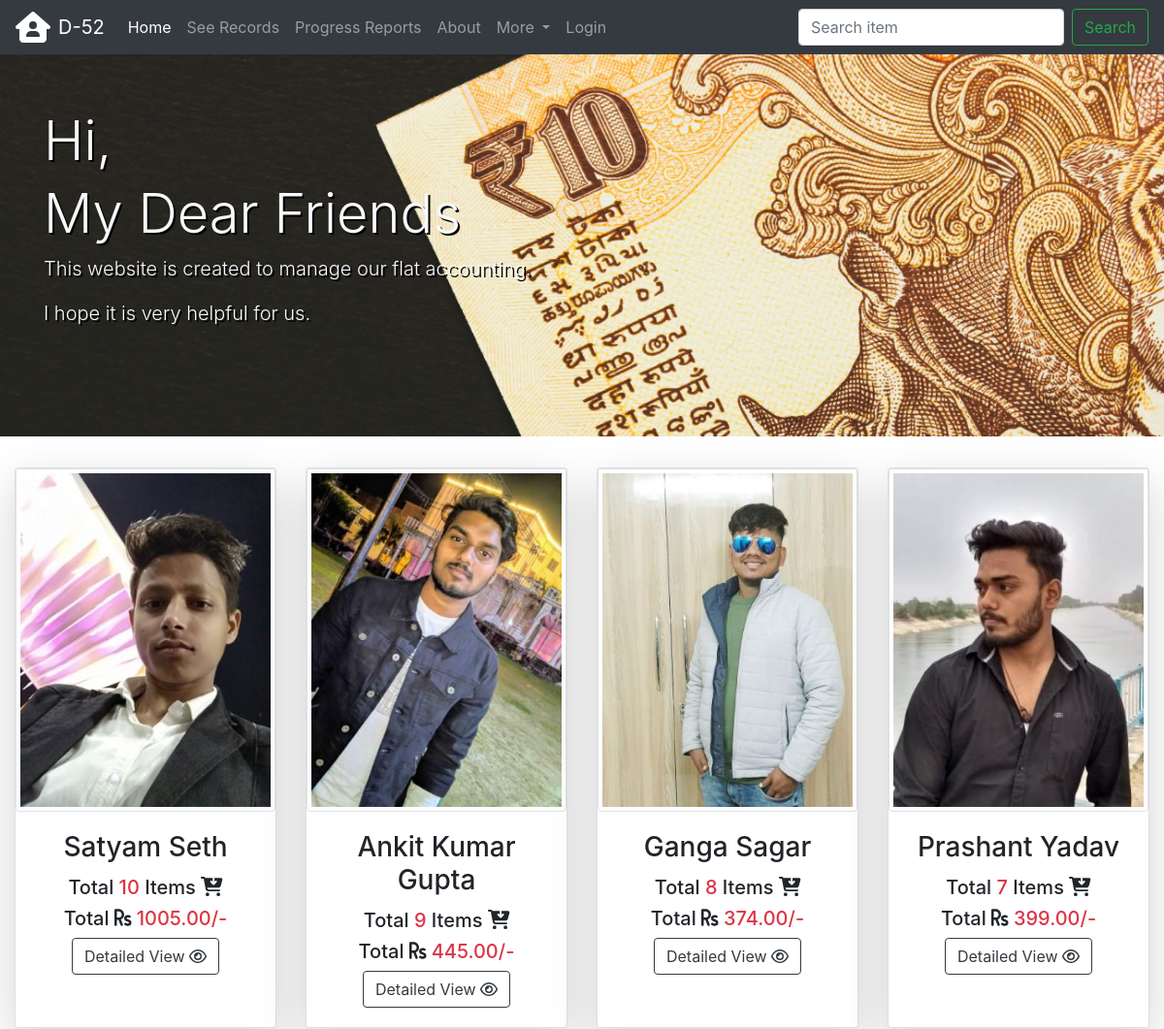
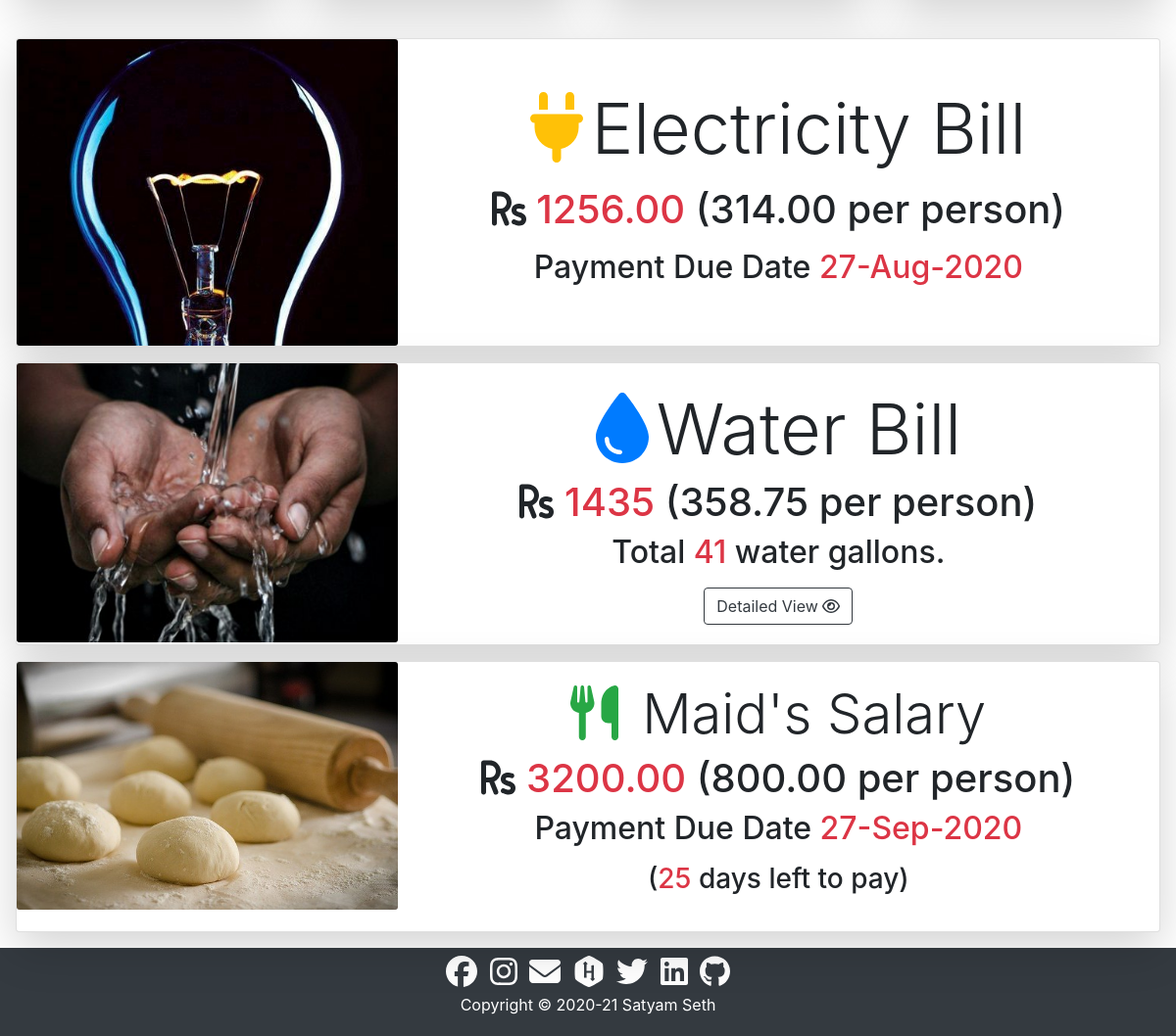
The page / on the database its author committed (2 pictures, top to bottom).
### core/models.py (models this page shows, shortened)
class Electricity(models.Model):
    due_date=models.DateField()
    price=models.DecimalField(decimal_places=2,max_digits=7)
    datetime=models.DateTimeField()

class Maid(models.Model):
    due_date=models.DateField()
    price=models.DecimalField(decimal_places=2,max_digits=7)
    datetime=models.DateTimeField()

### core/views.py (the view)
# urls.py: 2. Add a URL to urlpatterns:  path('', views.home, name='home')
def home(request):
    w_sum=Water.objects.aggregate(Sum('quantity'))['quantity__sum']
    w_price=35*w_sum
    w_pp=w_price/4
    electricity=Electricity.objects.latest('due_date')
    e_pp=electricity.price/4
    maid=Maid.objects.latest('due_date')
    m_pp=maid.price/4
    days_left=(maid.due_date-timezone.now().date()).days
    satyam_record=Record.objects.filter(name='Satyam Seth')
    st_price=satyam_record.aggregate(Sum('price'))['price__sum']
    st_items=len(satyam_record)
    ankit_record=Record.objects.filter(name='Ankit Kumar Gupta')
    at_price=ankit_record.aggregate(Sum('price'))['price__sum']
    at_items=len(ankit_record)
    ganga_record=Record.objects.filter(name='Ganga Sagar Bharti')
    gt_price=ganga_record.aggregate(Sum('price'))['price__sum']
    gt_items=len(ganga_record)
    prashant_record=Record.objects.filter(name='Prashant Kumar Yadav')
    pt_price=prashant_record.aggregate(Sum('price'))['price__sum']
    pt_items=len(prashant_record)
    context={
        'home_active':'active',
        'home_disabled':'disabled',
        'w_sum':w_sum,
        'w_price':w_price,
        'w_pp':w_pp,
        'electricity':electricity,
        'e_pp':e_pp,
        'maid':maid,
        'm_pp':m_pp,
        'days_left':days_left,
        'st_price':st_price,
        'st_items':st_items,
        'at_price':at_price,
        'at_items':at_items,
        'gt_price':gt_price,
        'gt_items':gt_items,
        'pt_price':pt_price,
        'pt_items':pt_items
        }
    return render(request,'core/index.html',context)

### core/templates/core/index.html (shortened to what this page needs)
{% extends 'core/base.html' %}
{% load static %}
{% block content %}
<div class="jumbotron jumbotron-fluid home">
    <div class="container text-light my-5">
        <div>
            <h1 class="display-4">Hi,</h1>
            <h1 class="display-4">My Dear Friends</h1>
        </div>
        <div class="lead">
            <p>This website is created to manage our flat accounting.</p>
            <p>I hope it is very helpful for us.</p>
        </div>
    </div>
</div>
<div class="container-fluid">
    <div class="row card-deck justify-content-center">
        <div class="card shadow-lg mb-4" style="width: 18rem;">
            <img src="{% static '/core/images/satyam.jpg' %}" class="card-img-top img-thumbnail" alt="satyam seth">
            <div class="card-body text-center">
                <h3 class="card-title">Satyam Seth</h3>
                <h5 class="card-text">Total <span class="text-danger">{{st_items}}</span> Items <i
                        class="fas fa-cart-arrow-down"></i></h5>
                <h5 class="card-text">Total <i class="fas fa-rupee-sign"></i><span class="text-danger">
                        {{st_price|stringformat:".2f"}}/-</span>
                </h5>
                <a class="btn btn-outline-dark" href="{% url 'detailed' 'satyam' %}" role="button">Detailed View <i
                        class="far fa-eye"></i></a>
            </div>
        </div>
        <div class="card shadow-lg mb-4" style="width: 18rem;">
            <img src="{% static '/core/images/ankit.jpg' %}" class="card-img-top img-thumbnail" alt="ankit kumar gupta">
            <div class="card-body text-center">
                <h3 class="card-title">Ankit Kumar Gupta</h3>
                <h5 class="card-text">Total <span class="text-danger">{{at_items}}</span> Items <i
                        class="fas fa-cart-arrow-down"></i></h5>
                <h5 class="card-text">Total <i class="fas fa-rupee-sign"></i><span class="text-danger">
                        {{at_price|stringformat:".2f"}}/-</span>
                </h5>
                <a class="btn btn-outline-dark" href="{% url 'detailed' 'ankit' %}" role="button">Detailed View <i
                        class="far fa-eye"></i></a>
            </div>
        </div>
        <div class="card shadow-lg mb-4" style="width: 18rem;">
            <img src="{% static '/core/images/ganga.jpg' %}" class="card-img-top img-thumbnail" alt="ganga sagar">
            <div class="card-body text-center">
                <h3 class="card-title">Ganga Sagar</h3>
                <h5 class="card-text">Total <span class="text-danger">{{gt_items}}</span> Items <i
                        class="fas fa-cart-arrow-down"></i></h5>
                <h5 class="card-text">Total <i class="fas fa-rupee-sign"></i><span class="text-danger">
                        {{gt_price|stringformat:".2f"}}/-</span>
                </h5>
                <a class="btn btn-outline-dark" href="{% url 'detailed' 'ganga' %}" role="button">Detailed View <i
                        class="far fa-eye"></i></a>
            </div>
        </div>
        <div class="card shadow-lg mb-4" style="width: 18rem;">
            <img src="{% static '/core/images/prashant.jpg' %}" class="card-img-top img-thumbnail" alt="prashant yadav">
            <div class="card-body text-center">
                <h3 class="card-title text-center">Prashant Yadav</h3>
                <h5 class="card-text">Total <span class="text-danger">{{pt_items}}</span> Items <i
                        class="fas fa-cart-arrow-down"></i></h5>
                <h5 class="card-text">Total <i class="fas fa-rupee-sign"></i><span class="text-danger">
                        {{pt_price|stringformat:".2f"}}/-</span>
                </h5>
                <a class="btn btn-outline-dark" href="{% url 'detailed' 'prashant' %}" role="button">Detailed View <i
                        class="far fa-eye"></i></a>
            </div>
        </div>
    </div>
</div>
<div class="card shadow-lg m-3">
    <div class="row no-gutters">
        <div class="col-md-4">
            <img src="{% static '/core/images/electricity.jpg' %}" class="card-img" alt="electricity">
        </div>
        <div class="col-md-8">
            <div class="card-body text-center pt-5">
                <div class="display-3"><i class="fas fa-plug text-warning mr-2"></i>Electricity Bill</div>
                <h1 class="pt-3">
                    <i class="fas fa-rupee-sign"></i>
                    <span class="text-danger">{{electricity.price}}</span>
                    <span>({{e_pp}} per person)</span>
                </h1>
                <h2 class="pt-2">Payment Due Date <span class="text-danger">{{electricity.due_date|date:"j-M-Y"}}</span>
            </div>
        </div>
    </div>
</div>
<div class="card shadow-lg m-3">
    <div class="row no-gutters">
        <div class="col-md-4">
            <img src="{% static '/core/images/water.jpg' %}" class="card-img" alt="water">
        </div>
        <div class="col-md-8">
            <div class="card-body text-center pt-4">
                <h2 class="display-3"><i class="fas fa-tint text-primary mr-2"></i>Water Bill</h2>
                <h1>
                    <i class="fas fa-rupee-sign"></i>
                    <span class="text-danger">{{w_price}}</span>
                    <span>({{w_pp}} per person)</span>
                </h1>
                <h2>Total <span class="text-danger">{{w_sum}}</span> water gallons.</h2>
                <a class="mt-2 btn btn-outline-dark" href="{% url 'detailed' 'water' %}" role="button">Detailed View <i
                        class="far fa-eye"></i></a>
            </div>
        </div>
    </div>
</div>
<div class="card shadow-lg m-3">
    <div class="row no-gutters">
        <div class="col-md-4">
            <img src="{% static '/core/images/maid.jpg' %}" class="card-img" alt="maid">
        </div>
        <div class="col-md-8">
            <div class="card-body text-center">
                <h2 class="display-4"><i class="fas fa-utensils text-success mr-2"></i>
                    Maid's Salary</h2>
                <h1>
                    <i class="fas fa-rupee-sign"></i>
                    <span class="text-danger">{{maid.price}}</span>
                    <span>({{m_pp}} per person)</span>
                </h1>
                <h2>Payment Due Date <span class="text-danger">{{maid.due_date|date:"j-M-Y"}}</span></p>
                    <h3>(<span class="text-danger">{{days_left}}</span> days left to pay)</p>
            </div>
        </div>
    </div>
</div>
{% endblock content %}

### core/static/core/css/style.css (style rules this page uses)
.home { background-image: url("../images/home.jpg"); background-color: dimgrey; background-size: cover; height: 100%; text-shadow: 2px 2px black; }

### rows shown on the page
Electricity: price "1256.00", due_date "27-Aug-2020"
Maid: price "3200.00", due_date "27-Sep-2020"

### other values the page prints
{{ st_items }} "10"
{{ st_price|stringformat:".2f" }} "1005.00"
{{ at_items }} "9"
{{ at_price|stringformat:".2f" }} "445.00"
{{ gt_items }} "8"
{{ gt_price|stringformat:".2f" }} "374.00"
{{ pt_items }} "7"
{{ pt_price|stringformat:".2f" }} "399.00"
{{ e_pp }} "314.00"
{{ w_price }} "1435"
{{ w_pp }} "358.75"
{{ w_sum }} "41"
{{ m_pp }} "800.00"
